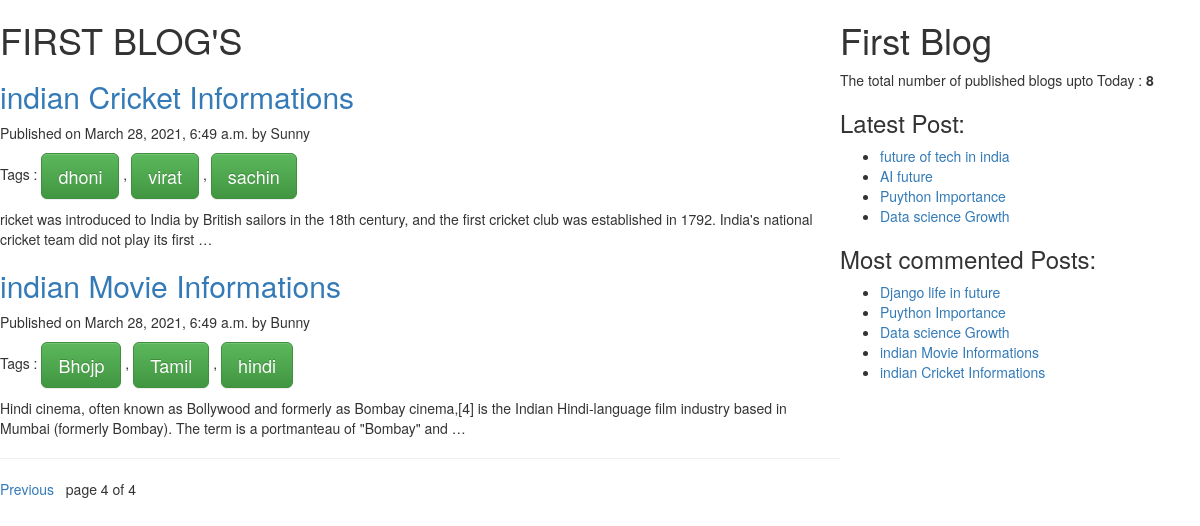
/?page=4, run on the app's committed database.
### BlogApp/models.py (models this page shows, shortened)
class Post(models.Model):
    STATUS_CHOICE=(('draft',"Draft"),('published','Published'))
    title = models.CharField(max_length=256)
    slug= models.SlugField(max_length=164,unique_for_date='publish')
    author=models.ForeignKey(User, related_name="blog_post", on_delete=models.CASCADE)
    body= models.TextField()
    publish= models.DateTimeField(default=timezone.now)
    created=models.DateTimeField(auto_now_add=True)
    updated=models.DateTimeField(auto_now=True)
    status=models.CharField(max_length=10,choices=STATUS_CHOICE , default='draft')
    objects = CustomManager()  # Added in the class of model created (published post show )
    tags = TaggableManager()
    class Meta:
        ordering=('-publish',)
    def get_absolute_url(self) :
        return reverse('post_detail',args=[self.publish.year,self.publish.strftime('%m'),self.publish.strftime('%d'),self.slug])

### BlogApp/views.py (the view)
# urls.py: path('', views.post_list_view),
def post_list_view(request,tag_slug=None):
    post_list=Post.objects.all()
    tag=None
    if tag_slug:
        tag=get_object_or_404(Tag,slug=tag_slug)
        post_list=post_list.filter(tags__in=[tag])
    paginator=Paginator(post_list,2) # Paginator how many post you want to show per page  "next & Previous"
    page_number=request.GET.get('page')
    try:
        post_list=paginator.page(page_number)
    except PageNotAnInteger:
        post_list=paginator.page(1)
    except EmptyPage:
        post_list=paginator.page(paginator.num_pages)
    return render(request,'BlogApp/post_list.html',{'post_list':post_list})

### BlogApp/models.py (called while the page is built)
    def get_queryset(self):
        return super().get_queryset().filter(status='published') # use of this class it will show only Published Post

### BlogApp/templatetags/BlogApp_tags.py (called while the page is built)
@register.simple_tag(name="my_tag")  # the usage of simple_tag to return number of post published
def total_posts():
    return Post.objects.count()

@register.inclusion_tag('BlogApp/latest_posts123.html')  # usage of inclusion_tag to dispaly Latest Posts
def show_latest_posts(count=3): # you can write how many post you want
    latest_posts =Post.objects.order_by('-publish')[:count]  # Most recent Three [:3] or [:count] whtaever post you want to show
    return {'latest_posts':latest_posts}

@register.simple_tag
def get_most_commented_posts(count=5):
    return Post.objects.annotate(total_comments=Count('comments')).order_by('-total_comments')[:count]   # ('-total_commments')"-" minus here top most comment then after that and then

### templates/BlogApp/post_list.html (shortened to what this page needs)
{% extends 'BlogApp/base.html' %}
    {% block content %}
      <h1 >FIRST BLOG'S</h1>
      {% for post in post_list %}
      <a href="{{post.get_absolute_url}}"><h2> {{post.title}}</h2></a>
      <p id='date'>Published on {{post.publish}} by {{post.author|title}}</p>
      <p> Tags :
        {% for tag in post.tags.all %}
          <a href="{%url 'post_list_by_tag_name' tag.slug%}" class="btn btn-success btn-lg">{{tag.name}}</a>
          {%if not forloop.last%},{%endif%}
        {%endfor%}
      </p>
        {{post.body|truncatewords:30|linebreaks}}
      {% endfor %}
      <hr>
{%include 'BlogApp/paginator.html' with page=post_list%}
    {% endblock %}

### templates/BlogApp/base.html (shortened to what this page needs)
<!DOCTYPE html>{% load static %}
{% load BlogApp_tags %}
<html lang="en" dir="ltr">
  <head>
<link rel="stylesheet" href="https://maxcdn.bootstrapcdn.com/bootstrap/3.3.7/css/bootstrap.min.css">
<link rel="stylesheet" href="https://maxcdn.bootstrapcdn.com/bootstrap/3.3.7/css/bootstrap-theme.min.css">
<link rel="stylesheet" href="{% static 'css/post_list.css' %}">
  </head>
  <body>
    <div class="content">
      {%block content%}{%endblock%}
    </div>
    <div class="sidebar">
      <h1>First Blog</h1>
     <p>The total number of published  blogs upto Today : <span id='pcount'> {%  my_tag %} </span></p>
     <h3>Latest Post:</h3>{% show_latest_posts 4%}
     <h3>Most commented Posts:</h3>
     {% get_most_commented_posts as most_commented_posts %}
     <ul>
       {% for post in most_commented_posts %}
       <li><a href="{{post.get_absolute_url}}">{{post.title}}</a></li>
       {%endfor%}
     </ul>
    </div>
  </body>
</html>

### templates/BlogApp/latest_posts123.html (shortened to what this page needs)
<ul>
    {%for post in latest_posts %}
    <li><a href="{{post.get_absolute_url}}">{{post.title}}</a></li>
    {%endfor %}
</ul>

### static/css/post_list.css (style rules this page uses)
.content { width: 70%; float: left; }
.sidebar { width: 30%; float: right; }
#pcount { font: size 40px; flood-color: blueviolet ; font-weight: bold; }

### data on the page
Post: title "indian Cricket Informations", publish "March 28, 2021, 6:49 a.m.", author "Sunny", body "ricket was introduced to India by British sailors in the 18th century, and the first cricket club was established in 1792. India's national cricket team did not play its first …"
Tag: name "dhoni"
Tag: name "virat"
Tag: name "sachin"
Post: title "indian Movie Informations", publish "March 28, 2021, 6:49 a.m.", author "Bunny", body "Hindi cinema, often known as Bollywood and formerly as Bombay cinema,[4] is the Indian Hindi-language film industry based in Mumbai (formerly Bombay). The term is a portmanteau of \"Bombay\" and …"
Tag: name "Bhojp"
Tag: name "Tamil"
Tag: name "hindi"
Post: title "future of tech in india"
Post: title "AI future"
Post: title "Puython Importance"
Post: title "Data science Growth"
Post: title "Django life in future"

### other printed values
{{ page.number }} "4"
{{ page.paginator.num_pages }} "4"
